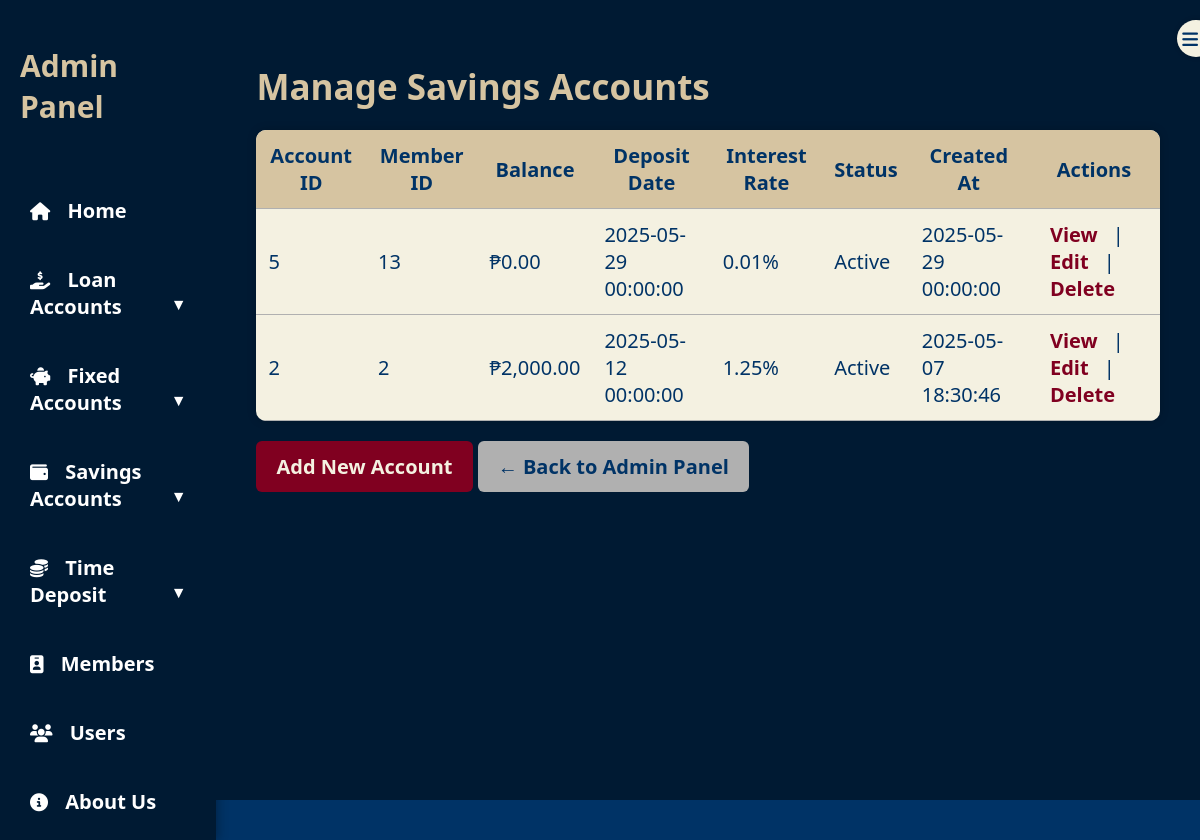
The app's page /savingsAccounts_Page.php (signed in) with its own data.
### tables this page shows
CREATE TABLE `SAVINGS_ACCOUNTS` (
  `account_id` int(11) NOT NULL,
  `member_id` int(11) NOT NULL,
  `account_balance` decimal(12,2) NOT NULL,
  `deposit_date` datetime DEFAULT current_timestamp(),
  `interest_rate` decimal(5,2) NOT NULL,
  `status` enum('active','closed') DEFAULT 'active',
  `created_at` datetime DEFAULT current_timestamp()
);

### public/savingsAccounts_Page.php (the view, shortened to what this page needs)
<?php
require_once __DIR__ . '/../includes/db.php';
$query = "SELECT * FROM SAVINGS_ACCOUNTS ORDER BY deposit_date DESC";
$result = $conn->query($query);
?>
<!DOCTYPE html>
<html lang="en">
<head>
  <link rel="stylesheet" href="assets/css/admincss.css" />
  <link rel="stylesheet" href="https://cdnjs.cloudflare.com/ajax/libs/font-awesome/6.4.0/css/all.min.css" />
</head>
<body>
<div class="admin-container">
<nav class="sidebar" id="sidebar">
    <div class="toggle-btn" onclick="toggleSidebar()">
        <i class="fas fa-bars"></i>
    </div>
    <h2>Admin Panel</h2>
    <ul>
        <li><a href="adminPanel.php"><i class="fas fa-home"></i><span> Home</span></a></li>
        <li class="dropdown">
            <a href="#" class="dropdown-btn"><i class="fas fa-hand-holding-usd"></i><span> Loan Accounts</span></a>
        </li>
        <li class="dropdown">
            <a href="#" class="dropdown-btn"><i class="fas fa-piggy-bank"></i><span> Fixed Accounts</span></a>
        </li>
        <li class="dropdown">
            <a href="#" class="dropdown-btn"><i class="fas fa-wallet"></i><span> Savings Accounts</span></a>
        </li>
        <li class="dropdown">
            <a href="#" class="dropdown-btn"><i class="fas fa-coins"></i><span> Time Deposit</span></a>
        </li>
        <li><a href="member_Page.php"><i class="fas fa-id-badge"></i><span> Members</span></a></li>
        <li><a href="user_Page.php"><i class="fas fa-users"></i><span> Users</span></a></li>
        <li><a href="about_Page.php"><i class="fas fa-info-circle"></i><span> About Us</span></a></li>
    </ul>
</nav>
  <main class="main-content">
    <h1>Manage Savings Accounts</h1>
    <table>
      <thead>
        <tr>
          <th>Account ID</th>
          <th>Member ID</th>
          <th>Balance</th>
          <th>Deposit Date</th>
          <th>Interest Rate</th>
          <th>Status</th>
          <th>Created At</th>
          <th>Actions</th>
        </tr>
      </thead>
      <tbody>
        <?php while ($row = $result->fetch_assoc()): ?>
        <tr>
          <td><?= $row['account_id'] ?></td>
          <td><?= $row['member_id'] ?></td>
          <td>₱<?= number_format($row['account_balance'], 2) ?></td>
          <td><?= $row['deposit_date'] ?></td>
          <td><?= $row['interest_rate'] ?>%</td>
          <td><?= ucfirst($row['status']) ?></td>
          <td><?= $row['created_at'] ?></td>
          <td>
<a href="#" class="action-btn view-btn"
    data-account_id="<?= $row['account_id'] ?>"
    data-member_id="<?= $row['member_id'] ?>"
    data-balance="₱<?= number_format($row['account_balance'], 2) ?>"
    data-deposit_date="<?= $row['deposit_date'] ?>"
    data-interest_rate="<?= $row['interest_rate'] ?>%"
    data-status="<?= ucfirst($row['status']) ?>"
    data-created_at="<?= $row['created_at'] ?>">View</a>
            |
            <a href="edit_savingsAccount.php?id=<?= $row['account_id'] ?>" class="edit-btn">Edit</a> |
            <a href="delete_savingsAccount.php?account_id=<?= $row['account_id'] ?>"
                onclick="return confirm('Are you sure you want to delete this record?');">Delete</a>
          </td>
        </tr>
        <?php endwhile; ?>
      </tbody>
    </table>
    <a href="add_savingsAccount.php" class="login-btn">Add New Account</a>
    <a href="adminPanel.php" class="login-btn" style="background-color: var(--gray); color: var(--navy);">← Back to Admin Panel</a>
  </main>
</div>
</body>
</html>

### public/assets/css/admincss.css (style rules this page uses)
:root { --navy: #003366; --yellowish: #D6C4A1; --gray: #B0B0B0; --burgundy: #800020; --cream: #F4F1E1; --dark-bg: #001A33; --hover-highlight: #D6C4A1; }
body { margin: 0; font-family: "Segoe UI", sans-serif; font-size: 20px; background-color: var(--navy); color: var(--cream); height: 100vh; display: flex; }
.admin-container { display: flex; width: 100%; }
.sidebar { width: 260px; background-color: var(--dark-bg); padding: 20px; display: flex; flex-direction: column; height: 100vh; transition: width 0.3s ease-in-out; overflow: hidden; box-shadow: 2px 0 10px rgba(0,0,0,0.3); }
.sidebar h2 { color: var(--yellowish); font-size: 30px; margin-bottom: 40px; transition: opacity 0.3s; }
.sidebar ul { list-style: none; padding: 0; }
.sidebar li { margin-bottom: 22px; position: relative; }
.sidebar a { color: var(--cream); text-decoration: none; font-weight: bold; display: flex; align-items: center; padding: 10px; border-radius: 8px; transition: background-color 0.2s, transform 0.2s; }
.sidebar i { margin-right: 12px; font-size: 18px; transition: margin 0.3s; }
.toggle-btn { position: absolute; top: 20px; right: -15px; background-color: var(--cream); color: var(--navy); border-radius: 50%; padding: 5px; cursor: pointer; box-shadow: 0 0 5px rgba(0,0,0,0.2); transition: background 0.3s; }
.main-content h1 { font-size: 35px; margin-bottom: 10px; color: var(--yellowish); }
.main-content { flex-grow: 1; padding: 40px; background-color: #002244; transition: margin-left 0.3s ease; }
.main-content h1 { font-size: 32px; margin-bottom: 20px; color: var(--yellowish); }
.sidebar ul .dropdown > a:after { content: " ▼"; float: right; font-size: 0.8em; }
.sidebar ul li a { display: block; padding: 10px; color: #fff; text-decoration: none; }

### public/savingsAccounts_Page.php (style rules this page uses)
:root { --navy: #003366; --yellowish: #D6C4A1; --gray: #B0B0B0; --burgundy: #800020; --cream: #F4F1E1; }
body { background-color: var(--navy); color: var(--cream); display: flex; height: 100vh; }
.main-content { flex-grow: 1; padding: 40px; background-color: #001a33; overflow-y: auto; }
.main-content h1 { font-size: 35px; margin-bottom: 20px; color: var(--yellowish); }
table { width: 100%; border-collapse: collapse; background-color: var(--cream); color: var(--navy); border-radius: 10px; overflow: hidden; box-shadow: 0 0 10px rgba(0,0,0,0.2); }
thead { background-color: var(--yellowish); }
th, td { padding: 12px; border-bottom: 1px solid var(--gray); }
td a { text-decoration: none; font-weight: bold; color: var(--burgundy); padding: 6px 10px; border-radius: 4px; }
.login-btn { display: inline-block; padding: 12px 20px; background-color: var(--burgundy); color: var(--cream); text-decoration: none; font-weight: bold; border-radius: 6px; margin-top: 20px; transition: 0.3s; }

### records on screen
savings_accounts: account_id "5", member "13", account_balance "0.00", deposit_date "2025-05-29 00:00:00", interest_rate "0.01", status "Active", created_at "2025-05-29 00:00:00"
savings_accounts: account_id "2", member "2", account_balance "2,000.00", deposit_date "2025-05-12 00:00:00", interest_rate "1.25", status "Active", created_at "2025-05-07 18:30:46"
